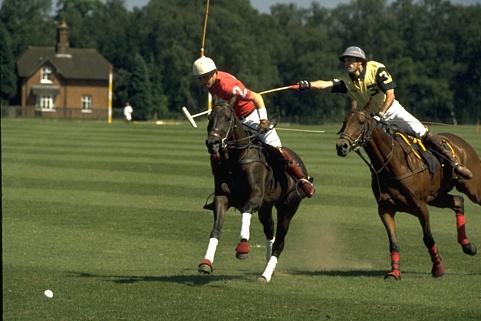
#> input picture OpenCv-Assignment2/Input_Images/Seg1.jpg, 481 x 321 px, found by its file name
$ python kMeans_example.py
#> lines starting #> are read from the running program, lines starting #| are printed output that depends on the picture
# Import numpy and cv2 package
import cv2
import numpy as np
from scipy.cluster import vq
# Reading original image from the disk

def find_kmean(image, k=5):
#> called with k = 5
    img= cv2.imread(image)
#> img is the input picture: shape (321, 481, 3); mean B, G, R 54.3, 84.6, 79.9
    print(img.shape)
#| (321, 481, 3)
    #Displaying the original image
    # cv2.imshow('RGB',img)
    vectorized= img.reshape((-1,3))
    print(vectorized.shape)
#| (154401, 3)
    vectorized = np.float32(vectorized)
    # k=6
    center, dist = vq.kmeans(vectorized,k)
#> center = [[41.29, 59.07, 53.68], [18.08, 24.83, 21.29], [203.7, 229.3, 237.6], [55.96, 97.66, 91.44], [77.09, 122.6, 118.6]]; dist = 18.11
    # print(type(center))
    center = np.uint8(center)
#> center = [[41, 59, 53], [18, 24, 21], [203, 229, 237], [55, 97, 91], [77, 122, 118]]
    code, distance = vq.vq(vectorized, center)
    res= center[code]
    print(res.shape)
#| (154401, 3)
    f_res= res.reshape((img.shape))
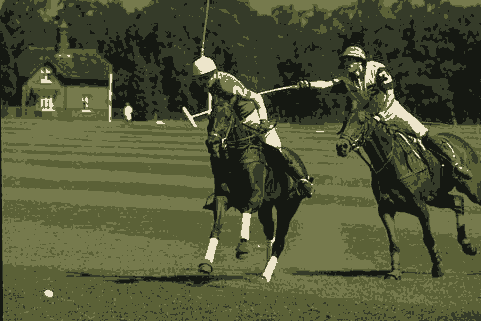
#> f_res: shape (321, 481, 3); mean B, G, R 54.1, 84.5, 79.8
    return f_res

result = find_kmean('/home/vivek/PycharmProjects/Assignment2/Input_Images/Seg1.jpg')
cv2.imshow('k=4 Seg1 image', result)

result = find_kmean('/home/vivek/PycharmProjects/Assignment2/Input_Images/Seg2.jpg')
#> call 2 of find_kmean, with k = 5
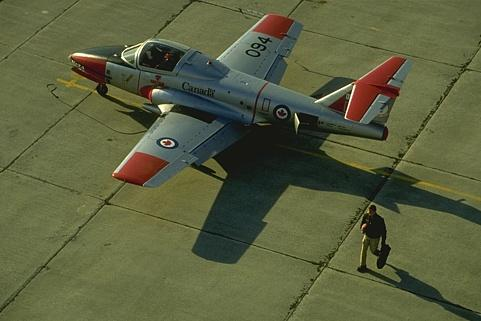
#> input picture OpenCv-Assignment2/Input_Images/Seg2.jpg, 481 x 321 px, found by its file name
#> in find_kmean, img is the input picture: shape (321, 481, 3); mean B, G, R 63.1, 95.5, 90.4
#| (321, 481, 3)
#| (154401, 3)
#> in find_kmean (call 2), `center, dist = vq.kmeans(vectorized,k)`: center = [[55.98, 69.74, 69.24], [77.07, 116.4, 110.4], [65.02, 104.7, 100], [27.23, 37.08, 29.72], [159.7, 185.1, 183.3]]; dist = 13.39
#> in find_kmean (call 2), `center = np.uint8(center)`: center = [[55, 69, 69], [77, 116, 110], [65, 104, 100], [27, 37, 29], [159, 185, 183]]
#| (154401, 3)
#> in find_kmean (call 2), `f_res= res.reshape((img.shape))`:
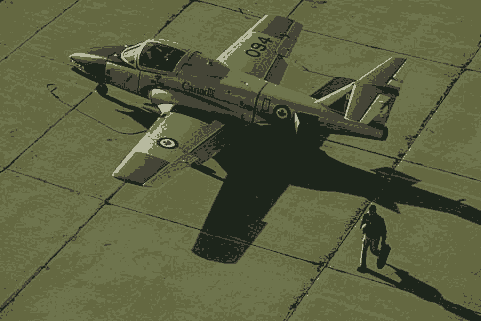
#> f_res: shape (321, 481, 3); mean B, G, R 63.1, 95.1, 90.3
cv2.imshow('k=4 Seg2 image', result)

result = find_kmean('/home/vivek/PycharmProjects/Assignment2/Input_Images/Seg3.jpg')
#> call 3 of find_kmean, with k = 5
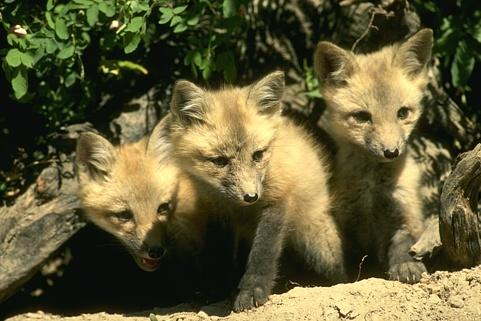
#> input picture OpenCv-Assignment2/Input_Images/Seg3.jpg, 481 x 321 px, found by its file name
#> in find_kmean, img is the input picture: shape (321, 481, 3); mean B, G, R 55.2, 90.7, 96.6
#| (321, 481, 3)
#| (154401, 3)
#> in find_kmean (call 3), `center, dist = vq.kmeans(vectorized,k)`: center = [[30.27, 63.05, 64.01], [146, 211.9, 237], [105.4, 160, 179.6], [7.75, 23.1, 18.95], [70.46, 112.9, 118.5]]; dist = 20.93
#> in find_kmean (call 3), `center = np.uint8(center)`: center = [[30, 63, 64], [146, 211, 237], [105, 160, 179], [7, 23, 18], [70, 112, 118]]
#| (154401, 3)
#> in find_kmean (call 3), `f_res= res.reshape((img.shape))`:
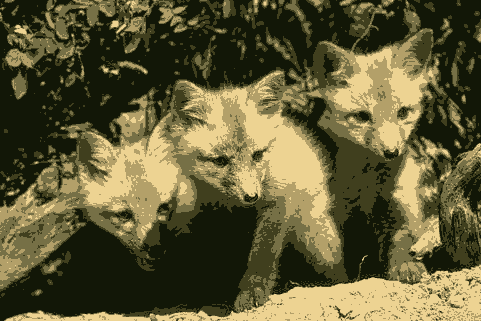
#> f_res: shape (321, 481, 3); mean B, G, R 54.9, 90.7, 96.4
cv2.imshow('k=4 Seg3 image', result)

result = find_kmean('/home/vivek/PycharmProjects/Assignment2/Input_Images/Seg4.jpg')
#> call 4 of find_kmean, with k = 5
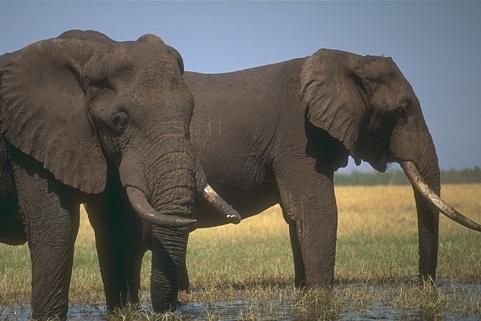
#> input picture OpenCv-Assignment2/Input_Images/Seg4.jpg, 481 x 321 px, found by its file name
#> in find_kmean, img is the input picture: shape (321, 481, 3); mean B, G, R 90.1, 98.2, 101.5
#| (321, 481, 3)
#| (154401, 3)
#> in find_kmean (call 4), `center, dist = vq.kmeans(vectorized,k)`: center = [[177.3, 152.3, 134.4], [87.81, 108.3, 116.5], [109.2, 159.5, 179.5], [62.85, 74.04, 84.86], [36.52, 44.2, 45.53]]; dist = 19.34
#> in find_kmean (call 4), `center = np.uint8(center)`: center = [[177, 152, 134], [87, 108, 116], [109, 159, 179], [62, 74, 84], [36, 44, 45]]
#| (154401, 3)
#> in find_kmean (call 4), `f_res= res.reshape((img.shape))`:
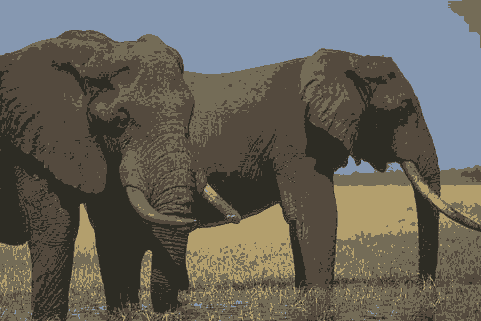
#> f_res: shape (321, 481, 3); mean B, G, R 89.8, 98.3, 101.2
cv2.imshow('k=4 Seg4 image', result)

#> (the run stopped early here; a loop or call above may not have finished)
